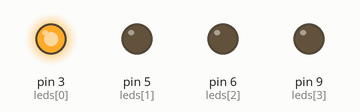
A sketch run on a simulated Arduino Uno, built with avr-gcc and run on an emulated ATmega328P. Parts: output pins drawn as LEDs (lit = HIGH). What the sketch prints to the serial monitor is not drawn.

Above: at 0.07 s.
At 0.52 s:
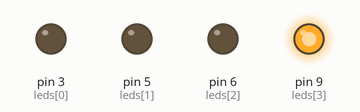
At 1.42 s:
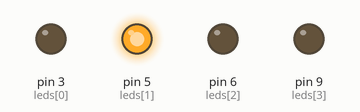
At 2.77 s:
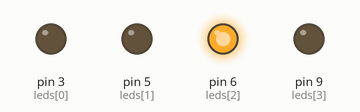
Timing chart, 0 to 3.1 s (numbered marks = the images above):
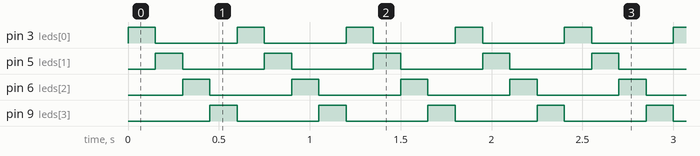

Measured:
- by itself, pin 3 (leds[0]), pin 5 (leds[1]), pin 6 (leds[2]), pin 9 (leds[3]): alternates HIGH for 0.15 s and LOW for 0.45 s
- by itself, everything shown: repeats every 0.60 s, in 4 steps

The sketch:

03-cpp-arduino.ino
```cpp
// GOMA PRO Devs — Arduino 03 — C/C++
const int leds[] = {3, 5, 6, 9};
const int nombreLeds = 4;

int addition(int a, int b) {
  return a + b;
}

void setup() {
  Serial.begin(115200);
  for (int i = 0; i < nombreLeds; i++) {
    pinMode(leds[i], OUTPUT);
  }
  Serial.println(addition(10, 5));
}

void loop() {
  for (int i = 0; i < nombreLeds; i++) {
    digitalWrite(leds[i], HIGH);
    delay(150);
    digitalWrite(leds[i], LOW);
  }
}
```
